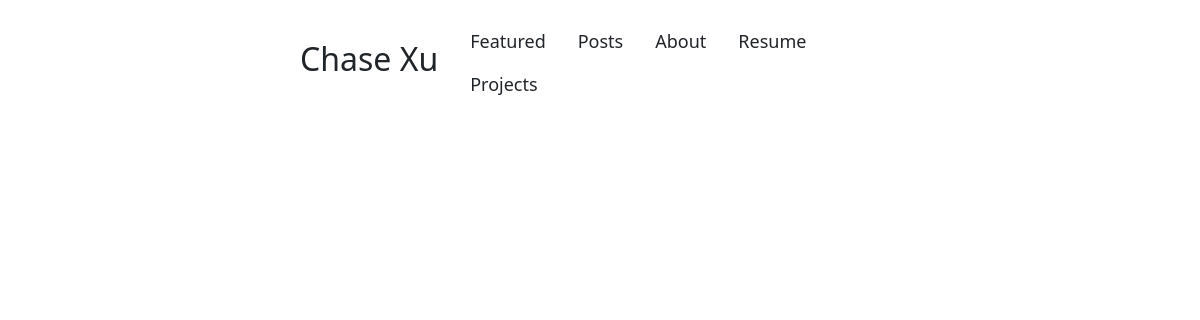
The page /post/category/1/ on the database as committed earlier.
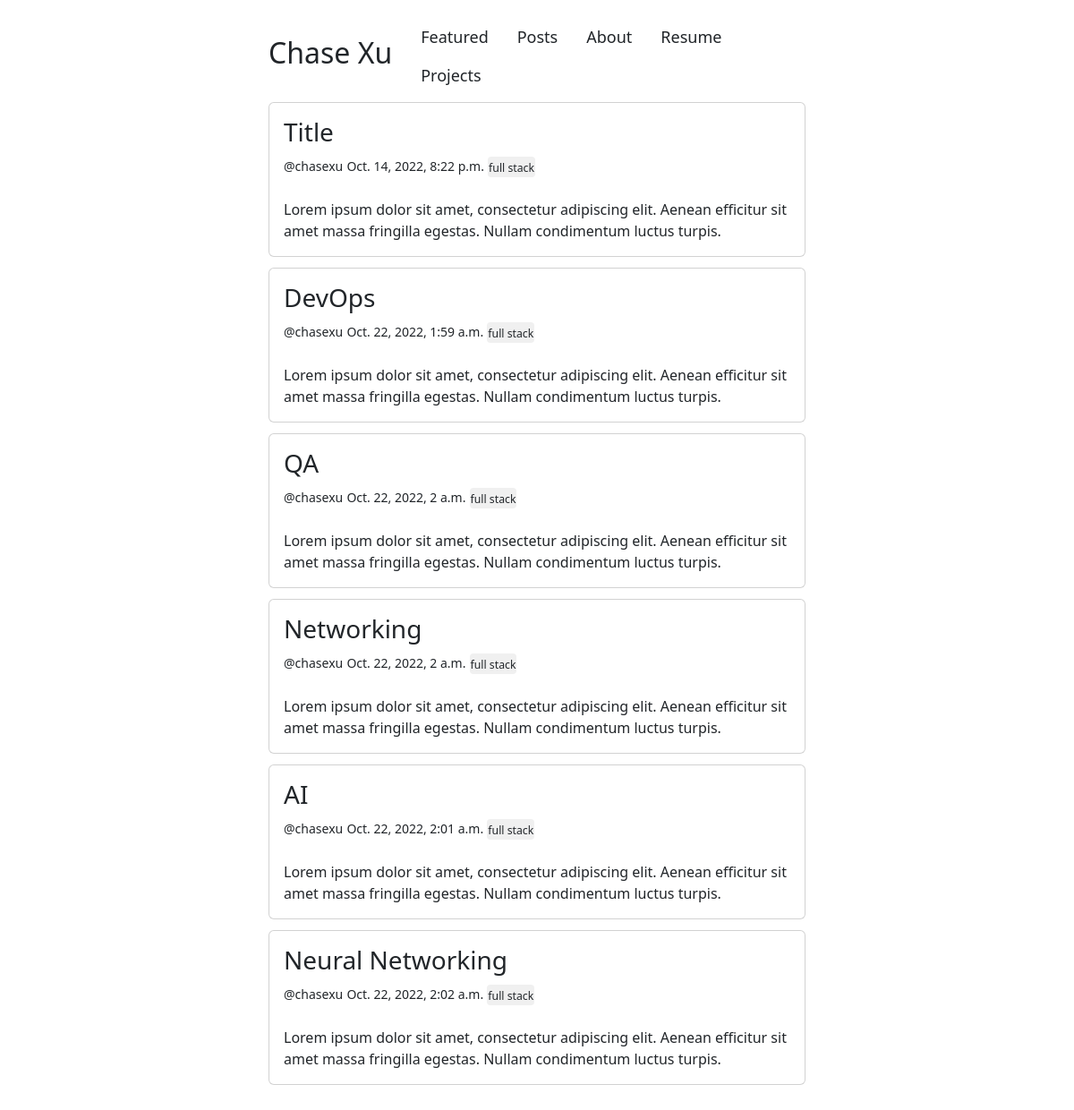
The same page on the database as committed later.
### blog/models.py (models this page shows, shortened)
class Post(models.Model):
    title = models.CharField(max_length=100)
    slug = models.SlugField(null=True)
    overview = models.TextField()
    timestamp = models.DateTimeField(auto_now_add=True)
    content = QuillField()
    author = models.ForeignKey(Author, on_delete=models.CASCADE)
    thumbnail = models.ImageField(blank=True)
    categories = models.ManyToManyField(Category, related_name='Post')
    featured = models.BooleanField()

class Author(models.Model):
    user = models.OneToOneField(User, on_delete=models.CASCADE)
    def __str__(self):
        return self.user.username

class Category(models.Model):
    title = models.CharField(max_length=20)
    subtitle = models.CharField(max_length=20, null=True)
    slug = models.SlugField(null=True)
    thumbnail = models.ImageField(blank=True)
    def __str__(self):
        return self.title

### blog/views.py (the view)
# urls.py: path('/category/<int:category>', views.category_post_list, name='category'),
def category_post_list (request, category):
    posts = Post.objects.filter(categories=category)
    context = {
        'posts': posts
    }
    return render(request, 'category.html', context)

### templates/category.html (shortened to what this page needs)
{%extends 'base.html'%}
{%block category%}
<div id="category">
    {%if posts%}
    {%for obj in posts%}
        <div class='card' >
            <div class="card-body">
                <h3 class="card-title" style="cursor: pointer;" onclick="location.href='{%url 'post' obj.id%}'">{{obj.title}}</h3>
                <small>@{{obj.author}}</small> <small>{{obj.timestamp}}</small>
                {% for cat in obj.categories.all%}
                    <button class="btn btn-sm" onclick="location.href='{%url 'category' cat.id%}'"><small>{{cat}}</small></button>
                {%endfor%}
                <br>
                <br>
                <p class="card-text">{{obj.overview}}</p>
            </div>
        </div>
    {%endfor%}
    {%endif%}
</div>
{%endblock%}

Rows that differ between the two databases and show on the page:
added Post: title "Title", author "chasexu", timestamp "Oct. 14, 2022, 8:22 p.m.", overview "Lorem ipsum dolor sit amet, consectetur adipiscing elit. Aenean efficitur sit amet massa fringilla egestas. Nullam condimentum luctus turpis."
added Category: title "full stack"
added Post: title "DevOps", author "chasexu", timestamp "Oct. 22, 2022, 1:59 a.m.", overview "Lorem ipsum dolor sit amet, consectetur adipiscing elit. Aenean efficitur sit amet massa fringilla egestas. Nullam condimentum luctus turpis."
added Post: title "QA", author "chasexu", timestamp "Oct. 22, 2022, 2 a.m.", overview "Lorem ipsum dolor sit amet, consectetur adipiscing elit. Aenean efficitur sit amet massa fringilla egestas. Nullam condimentum luctus turpis."
added Post: title "Networking", author "chasexu", timestamp "Oct. 22, 2022, 2 a.m.", overview "Lorem ipsum dolor sit amet, consectetur adipiscing elit. Aenean efficitur sit amet massa fringilla egestas. Nullam condimentum luctus turpis."
added Post: title "AI", author "chasexu", timestamp "Oct. 22, 2022, 2:01 a.m.", overview "Lorem ipsum dolor sit amet, consectetur adipiscing elit. Aenean efficitur sit amet massa fringilla egestas. Nullam condimentum luctus turpis."
added Post: title "Neural Networking", author "chasexu", timestamp "Oct. 22, 2022, 2:02 a.m.", overview "Lorem ipsum dolor sit amet, consectetur adipiscing elit. Aenean efficitur sit amet massa fringilla egestas. Nullam condimentum luctus turpis."
